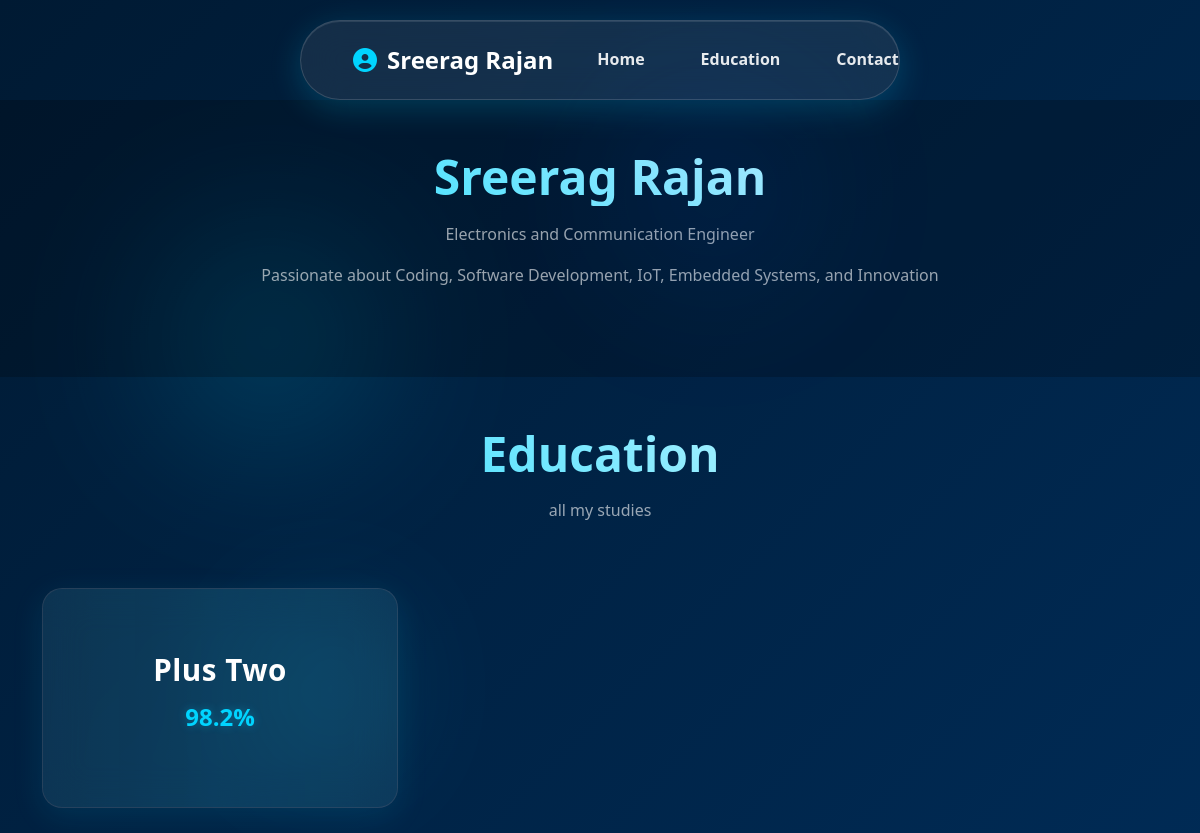
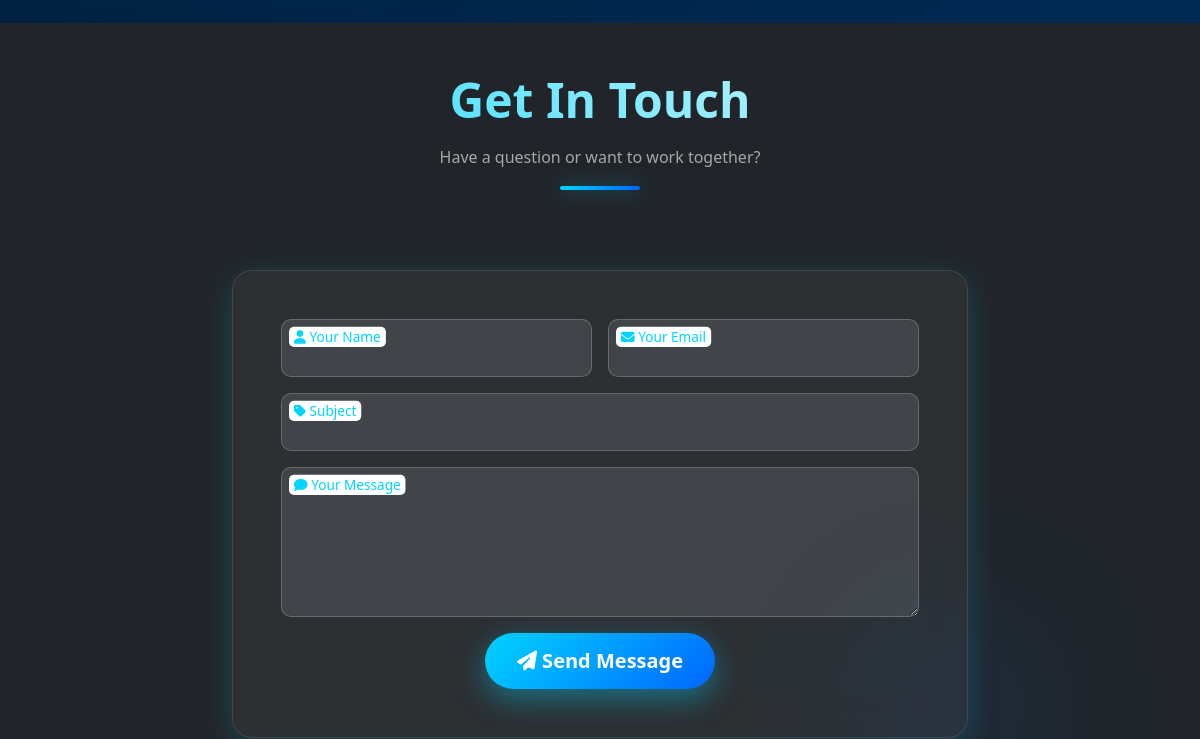
Before: / (upper part) with the older database file (2 pictures, top to bottom).
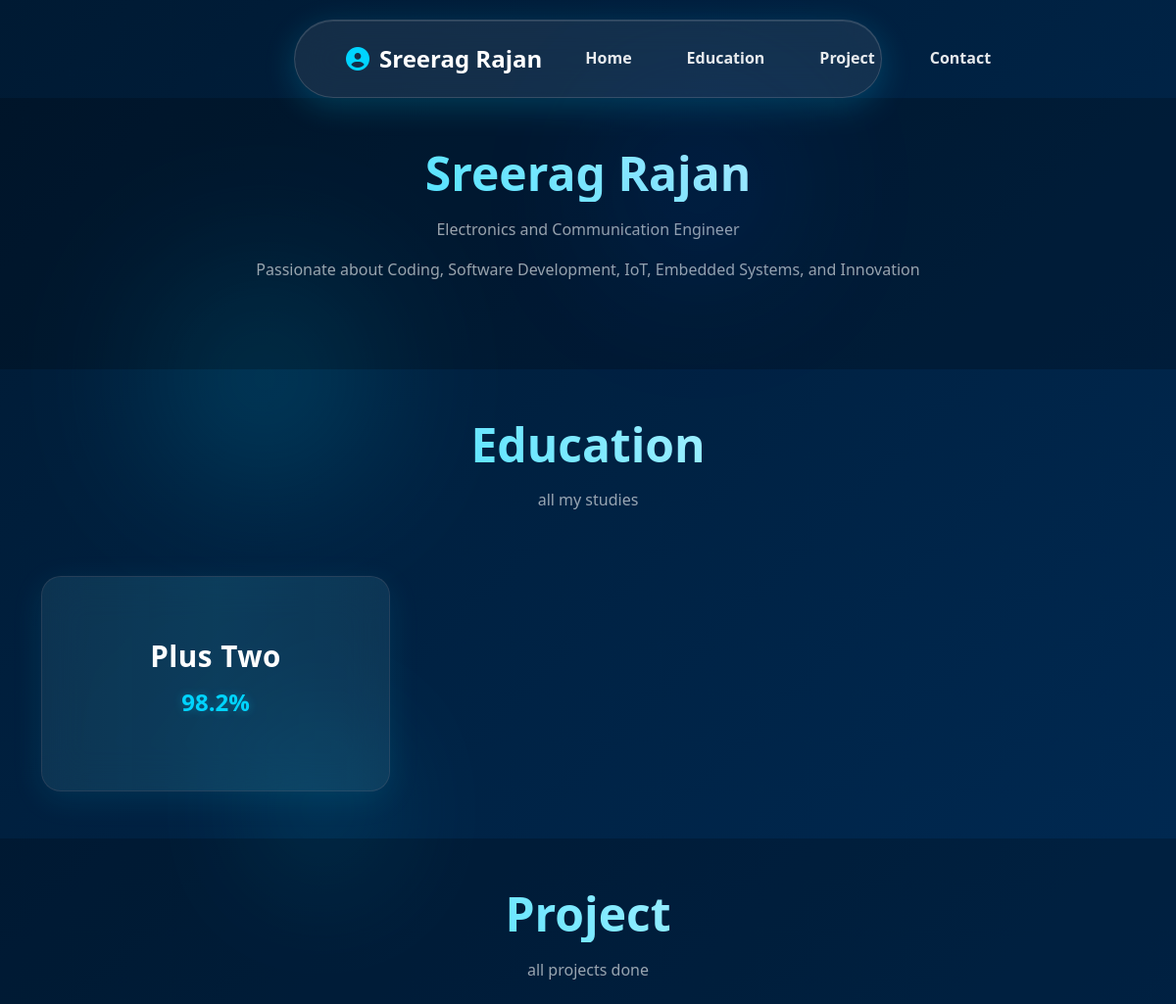
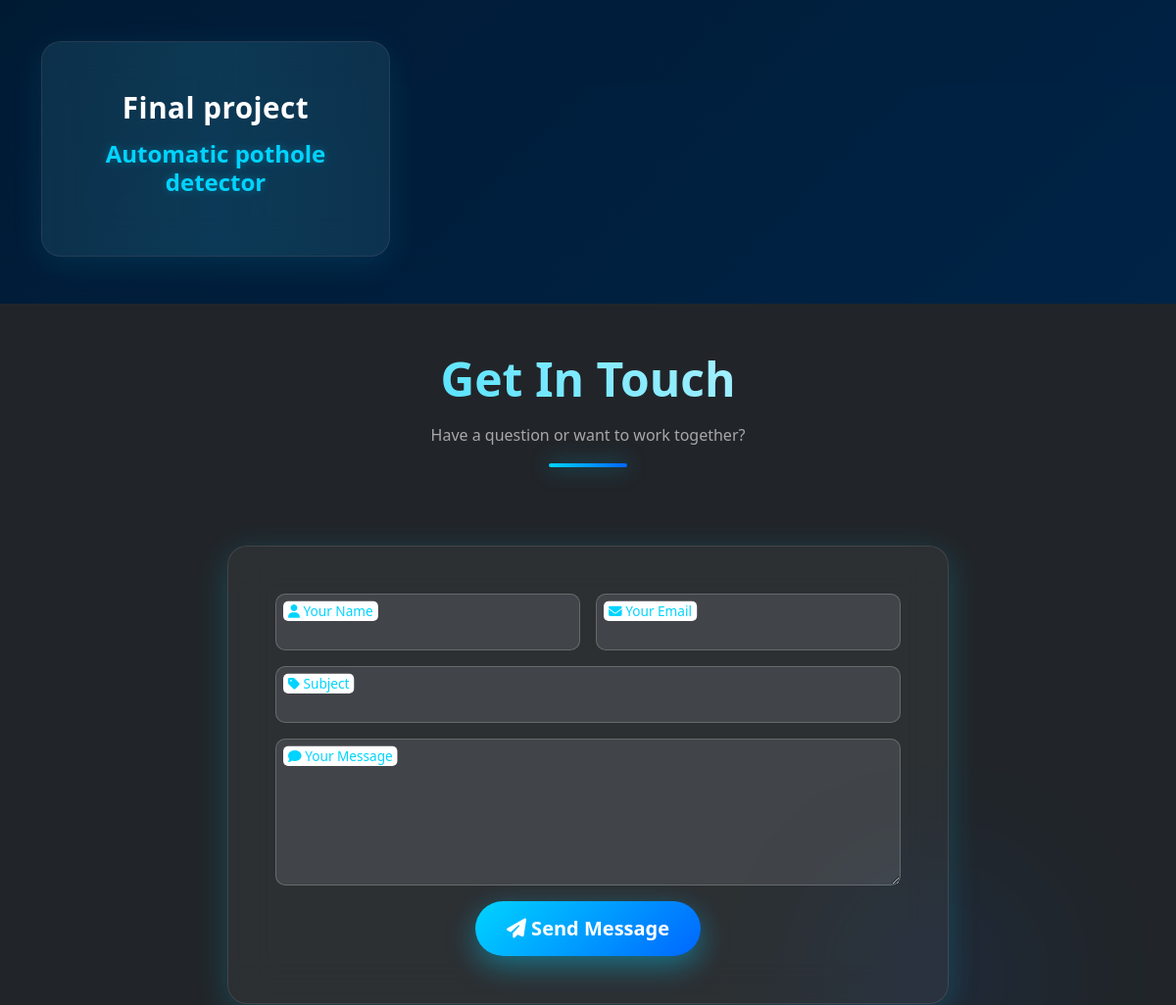
After: the same page with the newer database file (2 pictures, top to bottom).
### models.py (models this page shows)
class SectionHead(db.Model):
    __tablename__ = "section_head"
    id = db.Column(db.Integer, primary_key=True)
    section_name = db.Column(db.String(100), unique=True, nullable=False)
    section_title = db.Column(db.String(200), nullable=False)
    section_description = db.Column(db.Text)
    display_order = db.Column(db.Integer, default=0)
    items = db.relationship("SectionBody", backref="section", cascade="all, delete",
                            order_by="SectionBody.item_order")

class SectionBody(db.Model):
    __tablename__ = "section_body"
    id = db.Column(db.Integer, primary_key=True)
    section_id = db.Column(db.Integer, db.ForeignKey("section_head.id"), nullable=False)
    content_key = db.Column(db.String(100), nullable=False)
    content_value = db.Column(db.Text, nullable=False)
    group_id = db.Column(db.Integer, default=0)
    item_order = db.Column(db.Integer, default=0)

### viewer/routes.py (the view)
@viewer_bp.route("/")
def index():
    portfolio_data = []
    sections = SectionHead.query.order_by(SectionHead.display_order.asc()).all()
    for sec in sections:
        items = SectionBody.query.filter_by(section_id=sec.id).order_by(SectionBody.item_order.asc()).all()
        item_list = []
        for i in items:
            item_list.append({
                "id": i.id,
                "content_key": i.content_key,
                "content_value": i.content_value,
                "group_id": i.group_id,
                "item_order": i.item_order
            })
        portfolio_data.append({
            "section": sec,
            "items": item_list
        })
    return render_template("index.html", portfolio_data=portfolio_data)

### templates/index.html (shortened to what the changed rows need)
<!DOCTYPE html>
<html lang="en">
<head>
    <link href="https://cdn.jsdelivr.net/npm/bootstrap@5.3.0/dist/css/bootstrap.min.css" rel="stylesheet">
    <link rel="stylesheet" href="https://cdnjs.cloudflare.com/ajax/libs/font-awesome/6.6.0/css/all.min.css">
    <link rel="stylesheet" href="{{ url_for('static', filename='css/viewer.css') }}">
</head>
<body>
    <nav class="navbar navbar-expand-lg navbar-dark bg-dark fixed-top">
        <div class="container">
            <div class="collapse navbar-collapse" id="navbarNav">
                <ul class="navbar-nav ms-auto">
                    {% for data in portfolio_data %}
                    <li class="nav-item">
                        {% if data.section.section_name != "hero" %}
                        <a class="nav-link" href="#{{ data.section.section_name }}">
                            {{ data.section.section_title }}
                        </a>
                        {% endif %}
                    </li>
                    {% endfor %}
                </ul>
            </div>
        </div>
    </nav>
    {% for data in portfolio_data %}
    <section id="{{ data.section.section_name }}" class="py-5">
        <div class="container">
            <div class="row mb-5">
                <div class="col-lg-12 text-center">
                    <h2 class="section-title">{{ data.section.section_title }}</h2>
                    {% if data.section.section_description %}
                    <p class="text-muted">{{ data.section.section_description }}</p>
                    {% endif %}
                    {% if data.section.section_name == "hero" %}
                    <p class="text-muted">
                        Passionate about Coding, Software Development, IoT, Embedded Systems, and Innovation
                    </p>
                    {% endif %}
                </div>
            </div>
            <div class="row g-4">
                {% for item in data["items"] %}
                <div class="col-lg-4 col-md-6">
                    <div class="card item-card h-100">
                        <div class="card-body">
                            {% if item.get('content_key') %}
                            <h5 class="card-title">{{ item.content_key }}</h5>
                            {% endif %}
                            {% if item.get('content_value') %}
                            <h6 class="card-subtitle mb-2">{{ item.content_value }}</h6>
                            {% endif %}
                        </div>
                    </div>
                </div>
                {% endfor %}
            </div>
        </div>
    </section>
    {% endfor %}
    <section id="contact" class="py-5 bg-dark text-light">
        <div class="container">
            <div class="row mb-5">
                <div class="col-lg-12 text-center">
                    <h2 class="section-title text-light">Get In Touch</h2>
                </div>
            </div>
        </div>
    </section>
</body>
</html>

Changed rows visible on the page:
added SectionHead: section.section_title "Project", section.section_title "Project", section.section_description "all projects done"
added SectionBody: content_key "Final project", content_value "Automatic pothole detector", shown under "Project"
